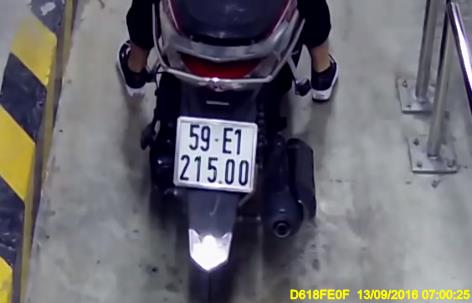
#> input picture license_plate/img.png, 472 x 303 px
$ python -i character_segmentation.py   (imports and definitions only)
#> lines starting #> are read from the running program, lines starting #| are printed output that depends on the picture; after the words box and inside, x2 and y2 are one past the last pixel; in counts of white or black regions, pixels touching at a corner belong together
from sklearn.cluster import KMeans
import numpy as np
import cv2
import easyocr

# [1 line that did not run here, left out]


def preprocessing_lp_OCR(image):
    img = cv2.threshold(image, 100, 255, cv2.THRESH_BINARY)[1]
    return img


MIN_RATIO_AREA = 0.015
MAX_RATIO_AREA = 0.07
MIN_RATIO = 2
MAX_RATIO = 6


def KMeans_(img, n_clusters=3):
    nrow, ncol = img.shape
    g = img.reshape(nrow * ncol, -1)
    k_means = KMeans(n_clusters=n_clusters, random_state=0).fit(g)
    t = k_means.cluster_centers_[k_means.labels_]
    img_res = t.reshape(nrow, ncol)
    img_res = img_res.astype(np.uint8)
    return img_res


class character_segmentation:
    def __init__(self, n_clusters=3, debug=False):
        self.n_clusters = n_clusters
        self.debug = debug

    def debug_imshow(self, title, image, waitKey=False):
        # check to see if we are in debug mode, and if so, show the
        # image with the supplied title
        if self.debug:
            cv2.imshow(title, image)
            # check to see if we should wait for a keypress
            if waitKey:
                cv2.waitKey(0)

    def segment(self, img):
        height, width = img.shape
        seg_img = KMeans_(img, self.n_clusters)
        area = seg_img.shape[0] * seg_img.shape[1]
        seg_img = seg_img.astype(np.uint8)
        ret, thresh = cv2.threshold(seg_img, 100, 255, cv2.THRESH_BINARY)
        blur = cv2.GaussianBlur(thresh, (5, 5), 0)
        im_bw = cv2.Canny(blur, 10, 200)
        self.debug_imshow('im_bw', im_bw)

        img_BGR = cv2.cvtColor(img, cv2.COLOR_GRAY2BGR)

        contours, hierarchy = cv2.findContours(im_bw, cv2.RETR_EXTERNAL, cv2.CHAIN_APPROX_SIMPLE)
        contours = sorted(contours, key=cv2.contourArea, reverse=True)[:15]

        if self.debug:
            cnts = cv2.drawContours(img_BGR.copy(), contours, -1, (0, 255, 0), 3)
            self.debug_imshow('Contours', cnts)

        new_contours = []

        for c in contours:
            (x, y, w, h) = cv2.boundingRect(c)
            # print('Cnt area:', w * h, 'ratio', h / w)
            if MIN_RATIO_AREA * area <= w * h <= MAX_RATIO_AREA * area \
                    and MIN_RATIO <= h / w <= MAX_RATIO:
                new_contours.append(c)

        chars = []
        X, Y = [], []
        for c in new_contours:
            (x, y, w, h) = cv2.boundingRect(c)

            x_cut = x - 5 if x - 5 > 0 else 0
            y_cut = y - 5 if y - 5 > 0 else 0
            w_cut = w + 5 if x + w + 10 < width else w
            h_cut = h + 5 if y + h + 10 < height else h

            if x_cut == 0 or x + w_cut == width:
                continue
            chars.append(seg_img[y_cut:y + h_cut, x_cut:x + w_cut])
            X.append(x)
            Y.append(y)

        s_top, s_bottom = [], []
        chars_top = []
        chars_bottom = []

        for i, c in enumerate(chars):
            if Y[i] < height / 2 - 30:
                chars_top.append([c, X[i], Y[i]])
            else:
                chars_bottom.append([c, X[i], Y[i]])

        chars_top = sorted(chars_top, key=lambda x: x[1])
        chars_bottom = sorted(chars_bottom, key=lambda x: x[1])

        for i in range(len(chars_top)):
            h, w = chars_top[i][0].shape[:2]
            if i == 2:
                s = reader.recognize(chars_top[i][0], detail=0, allowlist='ABCDEFGHKLMNPRSTUVXZ')
            else:
                s = reader.recognize(chars_top[i][0], detail=0, allowlist='0123456789')
            if s is not None and self.debug:
                cv2.putText(img_BGR, *s, (chars_top[i][1] + 8, chars_top[i][2] + 20), cv2.FONT_HERSHEY_SIMPLEX, 0.75,
                           (0, 0, 255), 2)
                cv2.rectangle(img_BGR, (chars_top[i][1], chars_top[i][2]),
                             (chars_top[i][1] + w - 5, chars_top[i][2] + h - 5), (0, 255, 0), 2)

                self.debug_imshow('char', chars_top[i][0], waitKey=True)

            s_top.append(*s)

        for i in range(len(chars_bottom)):
            h, w = chars_bottom[i][0].shape[:2]
            s = reader.recognize(chars_bottom[i][0], detail=0, allowlist='0123456789')
            if s is not None and self.debug:
                cv2.putText(img_BGR, *s, (chars_bottom[i][1] + 8, chars_bottom[i][2] + 20), cv2.FONT_HERSHEY_SIMPLEX,
                           0.75, (0, 0, 255), 2)
                cv2.rectangle(img_BGR, (chars_bottom[i][1], chars_bottom[i][2]),
                             (chars_bottom[i][1] + w - 5, chars_bottom[i][2] + h - 5), (0, 255, 0), 2)

                self.debug_imshow('char', chars_bottom[i][0], waitKey=True)

            s_bottom.append(*s)

        self.debug_imshow('Result', img_BGR)
        return ''.join(s_top) + '\n' + ''.join(s_bottom)

>>> import cv2
>>> picture = cv2.imread('license_plate/img.png', cv2.IMREAD_GRAYSCALE)
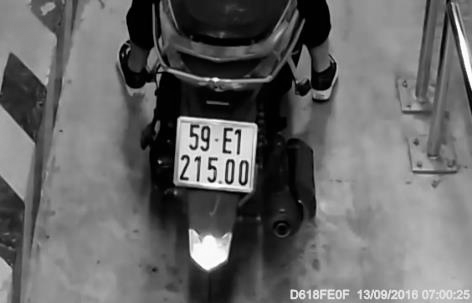
#> picture: shape (303, 472); min 0, max 255, mean 103.7
>>> result = character_segmentation().segment(picture)
#> in KMeans_, `img_res = t.reshape(nrow, ncol)`:
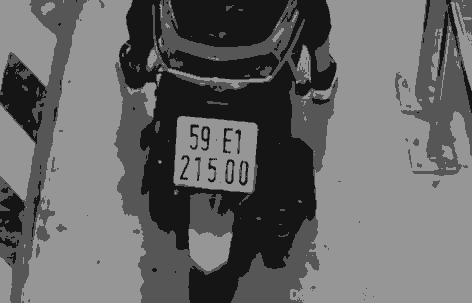
#> img_res: shape (303, 472) float64; min 21.6, max 150.8, mean 103.7
#> in segment, `ret, thresh = cv2.threshold(seg_img, 100, 255, cv2.THRESH_BINARY)`:
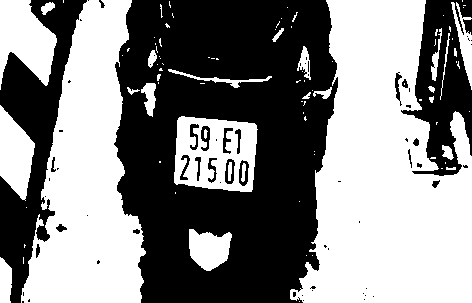
#> thresh: shape (303, 472); 51.9% white; 67 black regions (44 under 20 px), largest, box (x1, y1, x2, y2) and area: (114, 0, 338, 303) 50850, (0, 0, 87, 303) 9768, (401, 0, 472, 176) 6493
#> in segment, `blur = cv2.GaussianBlur(thresh, (5, 5), 0)`:
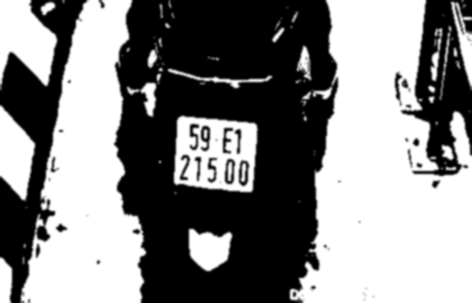
#> blur: shape (303, 472); min 0, max 255, mean 132.3
#> in segment, `im_bw = cv2.Canny(blur, 10, 200)`:
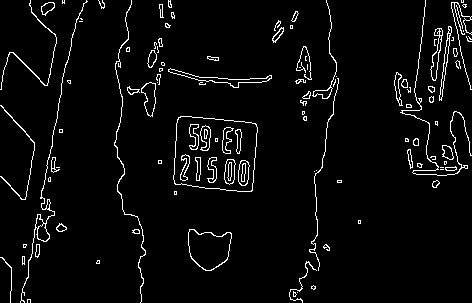
#> im_bw: shape (303, 472); 4.1% white in thin lines or dots
#> in segment, `contours, hierarchy = cv2.findContours(im_bw, cv2.RETR_EXTERNAL, cv2.C..`: contours = 102 contours, 65 with area under 20; largest, box (x1, y1, x2, y2) and area: (173, 116, 258, 192) 5499, (188, 229, 232, 271) 1298, (168, 68, 272, 88) 394, (141, 82, 156, 117) 308, (20, 0, 88, 303) 280
#> in segment, `contours = sorted(contours, key=cv2.contourArea, reverse=True)[:15]`: contours = 15 contours; largest, box (x1, y1, x2, y2) and area: (173, 116, 258, 192) 5499, (188, 229, 232, 271) 1298, (168, 68, 272, 88) 394, (141, 82, 156, 117) 308, (20, 0, 88, 303) 280
#> the loop in segment, `for c in contours:` made 15 passes
#> (x, y, w, h) on passes 1 to 12: (173, 116, 85, 76), (188, 229, 44, 42), (168, 68, 104, 20), (141, 82, 15, 35), (20, 0, 68, 303), (430, 28, 13, 53), (439, 26, 13, 75), (312, 0, 25, 99), (394, 72, 9, 34), (442, 145, 12, 15), (41, 2, 14, 14), (147, 50, 10, 18)
#> after the loop in segment, `for c in contours:`: new_contours = 1 contour; box (x1, y1, x2, y2) and area: (312, 0, 337, 99) 120
#> the loop in segment, `for c in new_contours:` made 1 pass
#> (x, y, w, h, x_cut, y_cut, w_cut, h_cut) on pass 1: (312, 0, 25, 99, 307, 0, 30, 104)
#> after the loop in segment, `for c in new_contours:`: X = [312]; Y = [0]; chars = 1 item
#> the loop in segment, `for i, c in enumerate(chars):` made 1 pass
#> after the loop in segment, `for i, c in enumerate(chars):`: chars_bottom = []; chars_top = 1 item
#> the loop in segment, `for i in range(len(chars_top)):` made 1 pass
#> (h, w) on pass 1: (104, 35)
#> after the loop in segment, `for i in range(len(chars_top)):`: s_top = []
#> (the run stopped early here; a loop or call above may not have finished)

$ run again, on license_plate/0000_00532_b.jpg
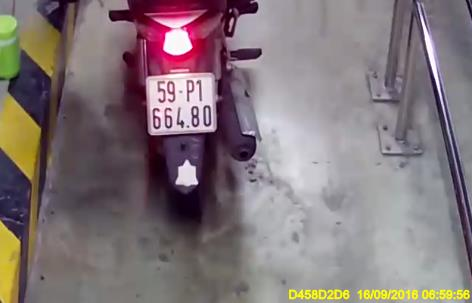
#> input picture license_plate/0000_00532_b.jpg, 472 x 303 px
#> in segment, `ret, thresh = cv2.threshold(seg_img, 100, 255, cv2.THRESH_BINARY)`:
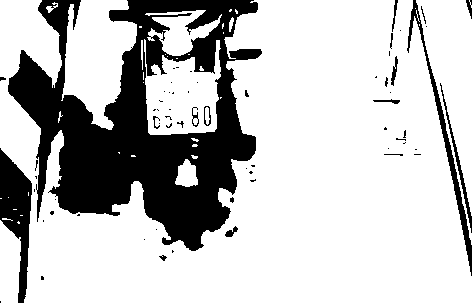
#> thresh: shape (303, 472); 75.9% white; 65 black regions (48 under 20 px), largest, box (x1, y1, x2, y2) and area: (8, 0, 262, 251) 29338, (0, 148, 32, 303) 2540, (407, 0, 472, 276) 1372
#> in segment, `im_bw = cv2.Canny(blur, 10, 200)`:
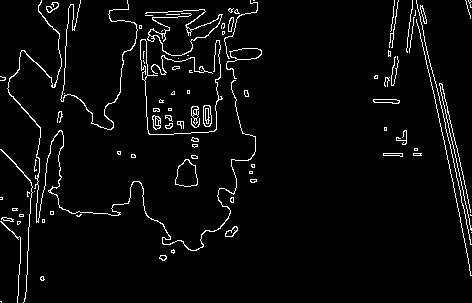
#> im_bw: shape (303, 472); 3.9% white in thin lines or dots
#> in segment, `contours, hierarchy = cv2.findContours(im_bw, cv2.RETR_EXTERNAL, cv2.C..`: contours = 90 contours, 67 with area under 20; largest, box (x1, y1, x2, y2) and area: (175, 159, 198, 187) 438, (226, 48, 262, 79) 290, (140, 39, 223, 135) 226, (7, 0, 256, 251) 215, (203, 105, 212, 127) 152
#> in segment, `contours = sorted(contours, key=cv2.contourArea, reverse=True)[:15]`: contours = 15 contours; largest, box (x1, y1, x2, y2) and area: (175, 159, 198, 187) 438, (226, 48, 262, 79) 290, (140, 39, 223, 135) 226, (7, 0, 256, 251) 215, (203, 105, 212, 127) 152
#> the loop in segment, `for c in contours:` made 15 passes
#> (x, y, w, h) on passes 1 to 8: (175, 159, 23, 28), (226, 48, 36, 31), (140, 39, 83, 96), (7, 0, 249, 251), (203, 105, 9, 22), (145, 9, 78, 47), (373, 99, 27, 5), (152, 115, 9, 15)
#> after the loop in segment, `for c in contours:`: new_contours = []

$ run again, on license_plate/0000_05696_b.jpg
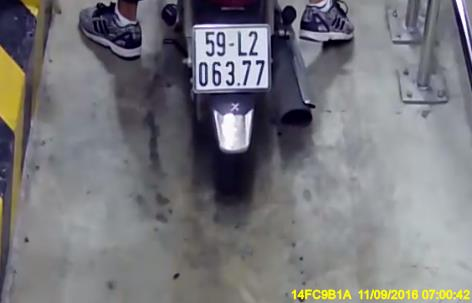
#> input picture license_plate/0000_05696_b.jpg, 472 x 303 px
#> in segment, `ret, thresh = cv2.threshold(seg_img, 100, 255, cv2.THRESH_BINARY)`:
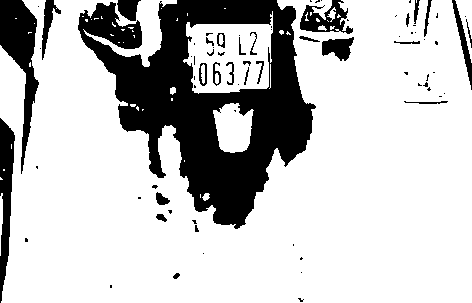
#> thresh: shape (303, 472); 76.9% white; 79 black regions (50 under 20 px), largest, box (x1, y1, x2, y2) and area: (78, 0, 316, 229) 24594, (0, 0, 39, 174) 2733, (0, 118, 15, 303) 1616
#> in segment, `im_bw = cv2.Canny(blur, 10, 200)`:
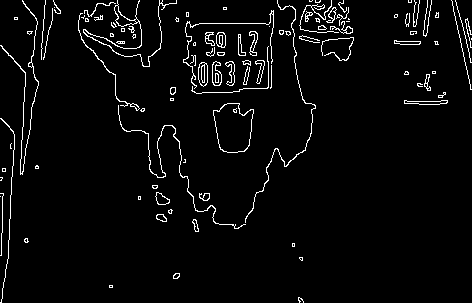
#> im_bw: shape (303, 472); 3.7% white in thin lines or dots
#> in segment, `contours, hierarchy = cv2.findContours(im_bw, cv2.RETR_EXTERNAL, cv2.C..`: contours = 102 contours, 71 with area under 20; largest, box (x1, y1, x2, y2) and area: (213, 103, 254, 153) 1488, (83, 0, 177, 67) 233, (198, 62, 208, 87) 186, (212, 61, 222, 86) 162, (216, 32, 226, 48) 120
#> in segment, `contours = sorted(contours, key=cv2.contourArea, reverse=True)[:15]`: contours = 15 contours; largest, box (x1, y1, x2, y2) and area: (213, 103, 254, 153) 1488, (83, 0, 177, 67) 233, (198, 62, 208, 87) 186, (212, 61, 222, 86) 162, (216, 32, 226, 48) 120
#> the loop in segment, `for c in contours:` made 15 passes
#> (x, y, w, h) on passes 1 to 8: (213, 103, 41, 50), (83, 0, 94, 67), (198, 62, 10, 25), (212, 61, 10, 25), (216, 32, 10, 16), (404, 100, 44, 5), (155, 192, 15, 13), (225, 61, 10, 25)
#> after the loop in segment, `for c in contours:`: new_contours = 1 contour; box (x1, y1, x2, y2) and area: (0, 0, 39, 175) 63
#> the loop in segment, `for c in new_contours:` made 1 pass
#> (x, y, w, h, x_cut, y_cut, w_cut, h_cut) on pass 1: (0, 0, 39, 175, 0, 0, 44, 180)
#> after the loop in segment, `for c in new_contours:`: X = []

$ run again, on license_plate/0000_06886_b.jpg
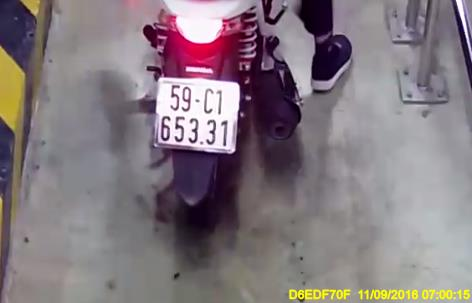
#> input picture license_plate/0000_06886_b.jpg, 472 x 303 px
#> in segment, `ret, thresh = cv2.threshold(seg_img, 100, 255, cv2.THRESH_BINARY)`:
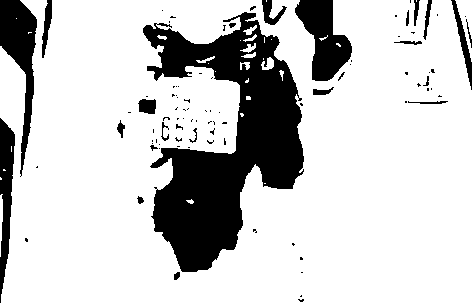
#> thresh: shape (303, 472); 79.5% white; 92 black regions (69 under 20 px), largest, box (x1, y1, x2, y2) and area: (143, 12, 304, 272) 20030, (0, 0, 37, 177) 2661, (295, 0, 352, 81) 2546
#> in segment, `im_bw = cv2.Canny(blur, 10, 200)`:
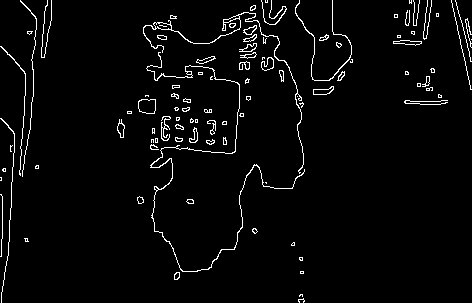
#> im_bw: shape (303, 472); 3.2% white in thin lines or dots
#> in segment, `contours, hierarchy = cv2.findContours(im_bw, cv2.RETR_EXTERNAL, cv2.C..`: contours = 97 contours, 66 with area under 20; largest, box (x1, y1, x2, y2) and area: (143, 12, 304, 174) 250, (138, 99, 156, 114) 217, (146, 52, 305, 272) 134, (261, 57, 274, 71) 102, (313, 86, 334, 95) 96
#> in segment, `contours = sorted(contours, key=cv2.contourArea, reverse=True)[:15]`: contours = 15 contours; largest, box (x1, y1, x2, y2) and area: (143, 12, 304, 174) 250, (138, 99, 156, 114) 217, (146, 52, 305, 272) 134, (261, 57, 274, 71) 102, (313, 86, 334, 95) 96
#> the loop in segment, `for c in contours:` made 15 passes
#> (x, y, w, h) on passes 1 to 8: (143, 12, 161, 162), (138, 99, 18, 15), (146, 52, 159, 220), (261, 57, 13, 14), (313, 86, 21, 9), (393, 40, 29, 6), (117, 119, 8, 19), (239, 43, 18, 9)
#> after the loop in segment, `for c in contours:`: new_contours = []
